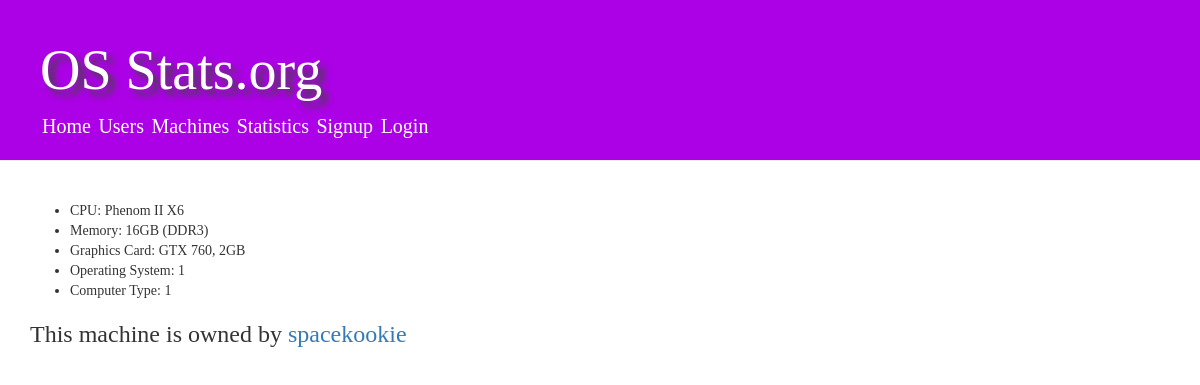
The page /rig/1/ on the database as committed earlier.
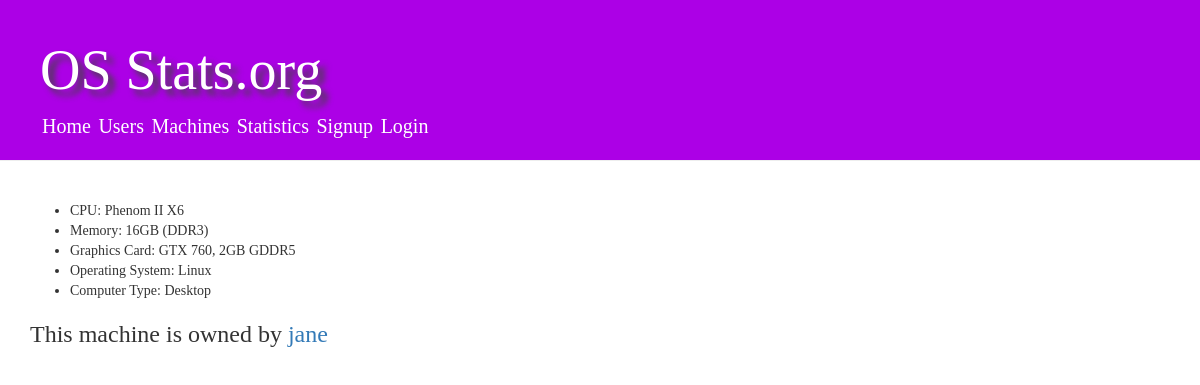
The same page on the database as committed later.
### core/models.py (models this page shows, shortened)
class Installation(models.Model):
    UNKNOWN = 'Unknown'
    LINUX = 'Linux'
    BSD = 'BSD'
    WIN = 'Windows'
    OSX = 'Mac OS X'
    DESKTOP = 'Desktop'
    LAPTOP = 'Laptop'
    SERVER = 'Server'
    COMPUTER_TYPES = (
        (UNKNOWN, 'Unknown'),
        (DESKTOP, 'Desktop'),
        (LAPTOP, 'Laptop'),
        (SERVER, 'Server'),
    )
    OPERATING_SYSTEMS = (
        (UNKNOWN, 'Unknown'),
        (LINUX, 'Linux'),
        (BSD, 'BSD'),
        (WIN, 'Windows'),
        (OSX, 'Mac OS X'),
    )
    name = models.CharField(max_length=32, default='My Computer')
    date_created = models.DateTimeField('date created')
    last_seen = models.DateTimeField('date modified')
    owner = models.ForeignKey(UserProfile, blank=True, null=True)
    cpu = models.CharField(max_length=128, default='Unknown')
    mem_type = models.CharField(max_length=16, default='Unknown')
    mem_amount = models.IntegerField(default=0)
    gpu = models.CharField(max_length=64, default='Unknown')
    type = models.CharField(max_length=16, choices=COMPUTER_TYPES, default=UNKNOWN) # TODO: Rename this to !type
    os = models.CharField(max_length=16, choices=OPERATING_SYSTEMS, default=UNKNOWN)
    distribution = models.ForeignKey(OSDistribution, blank=True, null=True)

class UserProfile(models.Model):
    user = models.OneToOneField(User)
    description = models.TextField()
    dob = models.DateField('date of birth')
    location = models.CharField(max_length=32, default='Earth')
    gender = models.CharField(max_length=32, default='Unknown')

### core/views.py (the view)
# urls.py: url(r'^rig/(?P<install_id>[0-9]+)/$', views.detail_machine, name='detail_machine'),
def detail_machine(request, install_id):
    machine = get_object_or_404(Installation, id=install_id)
    return render(request, 'core/rig.html',  {'machine': machine})

### templates/core/rig.html (shortened to what this page needs)
{% extends 'core/master.html' %}
{% block content %}
    {% if machine %}
    <div>
        <ul>
        <li>CPU: {{ machine.cpu }}</li>
        <li>Memory: {{ machine.mem_amount }}GB ({{ machine.mem_type }}) </li>
        <li>Graphics Card: {{ machine.gpu }}</li>
        <li>Operating System: {{ machine.os }}</li>
        <li>Computer Type: {{ machine.type }}</li>
        </ul>
        <h3>This machine is owned by <a href="/user/{{ machine.owner.user.id }}/">{{ machine.owner.user }}</a></h3>
    </div>
    {% else %}
        <p>No such user found!</p>
    {% endif %}
{% endblock %}

Rows that differ between the two databases and show on the page:
changed Installation "Phenom II X6": gpu "GTX 760, 2GB" → "GTX 760, 2GB GDDR5"; os "1" → "Linux"; type "1" → "Desktop"; owner.user "spacekookie" → "jane"
